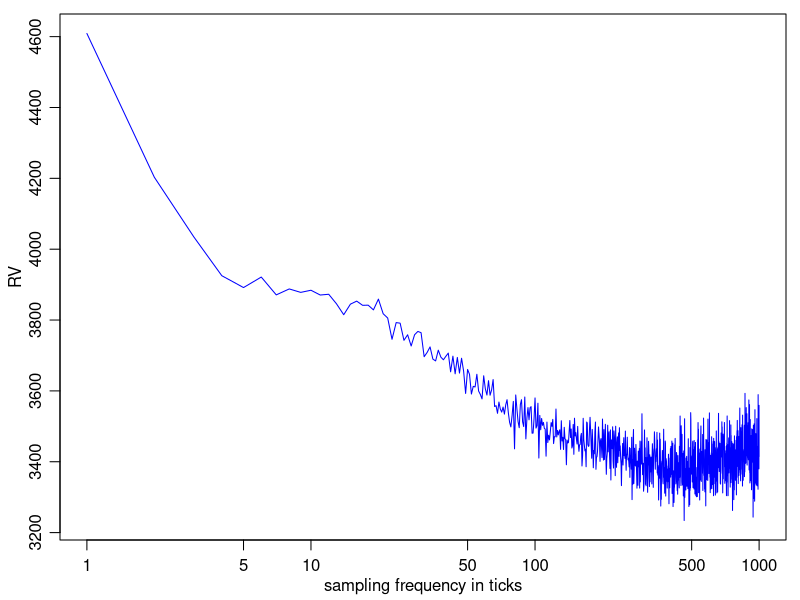

Source code (R):
# clear history
rm(list = ls(all = TRUE))
graphics.off()

# load data
ibm = read.table("ibmSignature.dat", header = F, col.names = c("trades", "rv"))

# if save output as pdf
# pdf(file = "signature.pdf", paper = "special", width = 6, height = 3)


par(mgp = c(1.75, 0.75, 0))
par(mar = c(3, 3, 0.7, 0.7))

#Plot the volatility signature
plot(ibm$trades, ibm$rv, type = "l", xlab = "sampling frequency in ticks", ylab = "RV", 
     lwd = 1, col = "blue", log = "x")
dev.off() 

